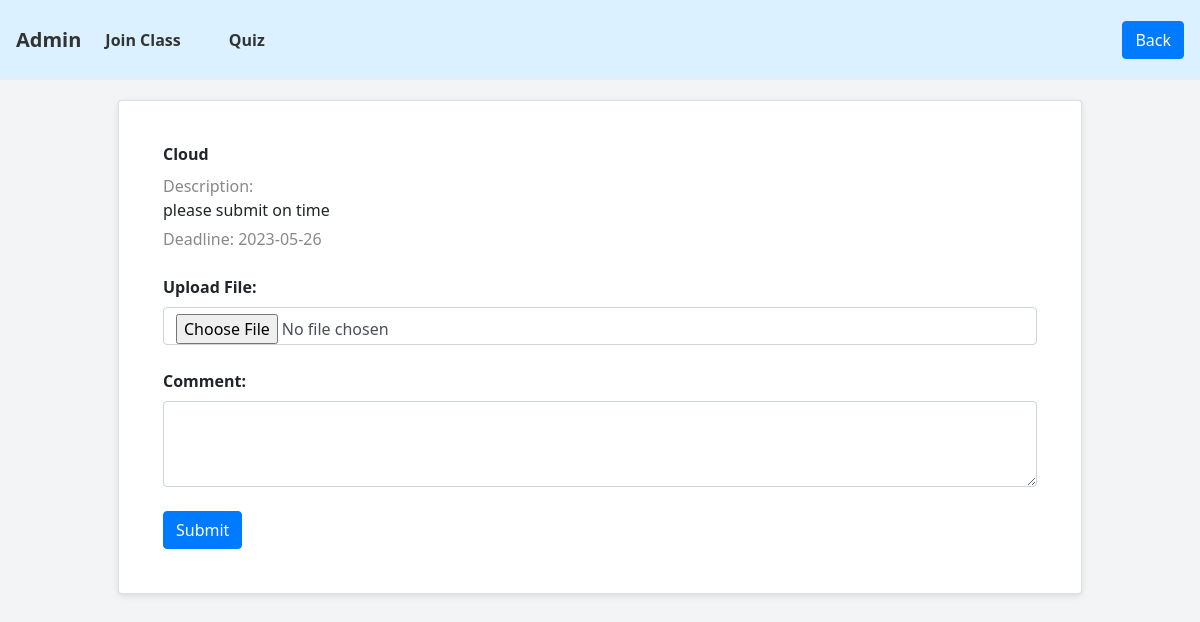
The app's page /student/assessment.php?course_id=1 (signed in), older data.
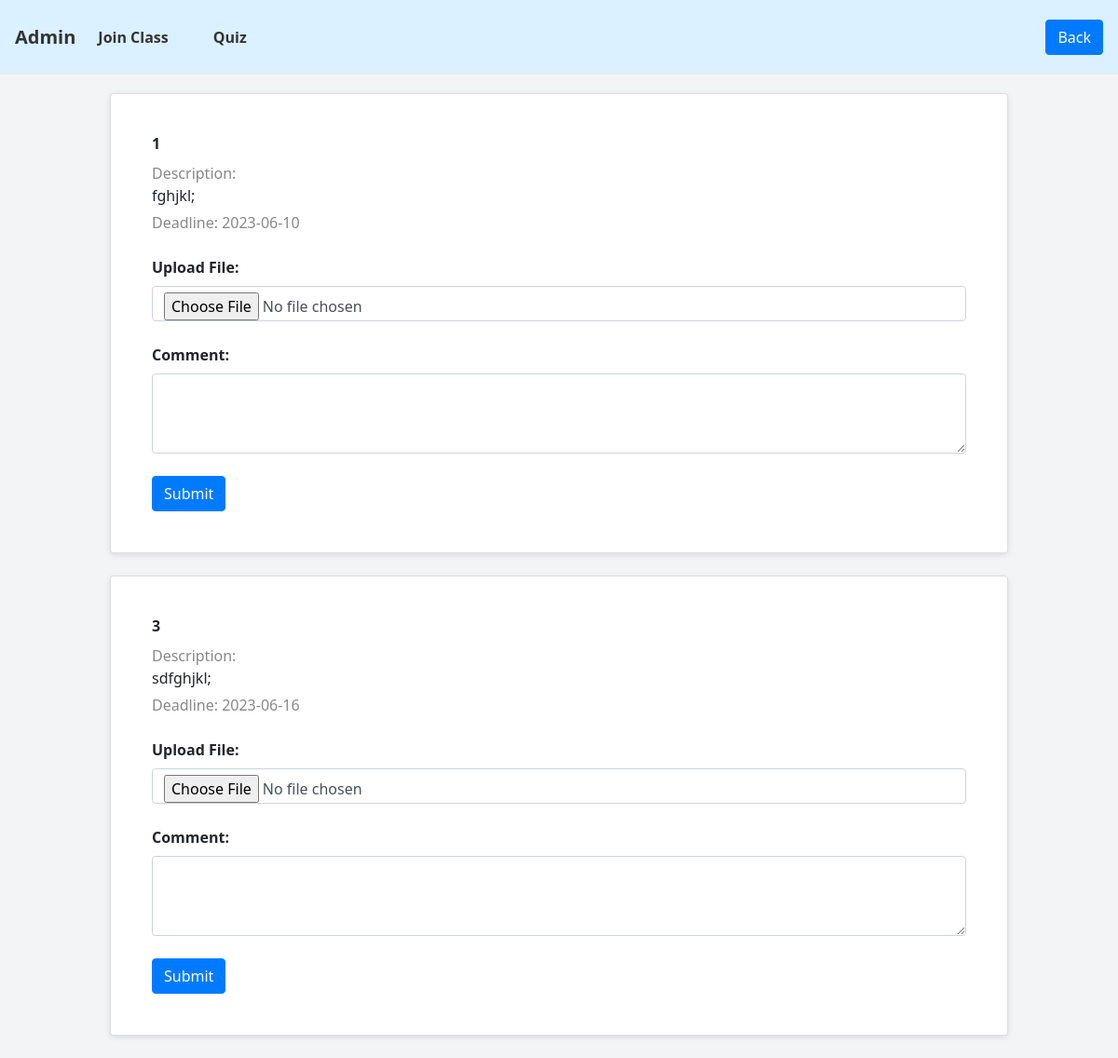
The same page, newer data.
### tables this page shows
CREATE TABLE `assesment` (
  `assesment_title` varchar(255) NOT NULL,
  `assesment_type` varchar(255) NOT NULL,
  `assesment_description` longtext NOT NULL,
  `due_date` date NOT NULL,
  `attachment_files` longblob NOT NULL,
  `course_id` int(255) NOT NULL,
  `assesment_id` int(255) NOT NULL
);

### student/assessment.php (the view, shortened to what this page needs)
<?php
include('../dbcon.php');
?>
<!DOCTYPE html>
<html>
<head>
<link href="https://cdnjs.cloudflare.com/ajax/libs/font-awesome/5.10.0/css/all.min.css" rel="stylesheet">
<link href="lib/owlcarousel/assets/owl.carousel.min.css" rel="stylesheet">
<link rel="stylesheet" href="https://stackpath.bootstrapcdn.com/bootstrap/4.5.0/css/bootstrap.min.css">
<link rel="stylesheet" href="../css/assessment_style.css">
<link href="https://cdn.jsdelivr.net/npm/tailwindcss@2.2.17/dist/tailwind.min.css" rel="stylesheet">
</head>
<body class="bg-gray-100">
<nav class="navbar navbar-expand-lg text font-semibold ">
    <a class="navbar-brand" href="#"><?php echo ucwords($_SESSION["user_name"]);?></a>
    <div class="collapse navbar-collapse" id="navbarNav">
      <ul class="navbar-nav">
        <li class="nav-item">
          <a class="nav-link"  href="#">Join Class</a>
        </li>
        <li class="nav-item mx-8">
        <a class="nav-link" target="_blank" href="./quiz.php?php echo $_POST['course_id']; ?>">Quiz</a>
      </li>
      </ul>
    </div>
    <a class="btn btn-primary" href="./enrolled_courses.php">Back</a>
</nav>
<div class="container mx-auto">
  <div class="container-fluid assessment">
    <?php
    $course_id = isset($_GET['course_id']) ? $_GET['course_id'] : '';
    $assessmentQuery = "SELECT * FROM assesment WHERE course_id = '$course_id'";
    $assessmentResult = mysqli_query($con, $assessmentQuery);
    if (mysqli_num_rows($assessmentResult) > 0) {
      while ($assessmentRow = mysqli_fetch_assoc($assessmentResult)) {
        $assesment_id = $assessmentRow['assesment_id'];
        $assesment_title = $assessmentRow['assesment_title'];
        $assesment_description = $assessmentRow['assesment_description'];
        $due_date = $assessmentRow['due_date'];
        echo '<div class="assessment-card card p-4 mb-4">';
        echo '<div class="card-body">';
        echo "<h4 class='card-title'>" . $assesment_title . "</h4>";
        echo "<p class='card-subtitle'>Description: " . $assesment_description . "</p>";
        echo "<p class='card-subtitle'>Deadline: " . $due_date . "</p>";
        $submissionQuery = "SELECT * FROM submissions WHERE user_id = '" . $_SESSION['id'] . "' AND assesment_id = '" . $assesment_id . "'";
        $submissionResult = mysqli_query($con, $submissionQuery);
        if (mysqli_num_rows($submissionResult) > 0) {
          echo "<p>Submission Status: Submitted</p>";
        } else {
          echo '<div class="submission-form mt-4">';
          echo '<form action="submit_assessment.php" method="POST" enctype="multipart/form-data">';
          echo '<div class="form-group mb-4">';
          echo '<label for="file">Upload File:</label>';
          echo '<input type="file" class="form-control" id="file" name="file">';
          echo '</div>';
          echo '<div class="form-group mb-4">';
          echo '<label for="comment">Comment:</label>';
          echo '<textarea class="form-control" id="comment" name="comment" rows="3"></textarea>';
          echo '</div>';
          echo '<button type="submit" class="btn btn-primary" onclick="showAlert()">Submit</button>';
          echo '</form>';
          echo '</div>';
        }
        echo '</div>';
        echo '</div>';
      }
    } else {
      echo '<p class="no-assessment">No assessments available for this course.</p>';
    }
    ?>
  </div>
</div>
</body>
</html>

Row changes from the older to the newer data that the page shows:
removed assesment: assesment_title "Cloud", assesment_description "please submit on time", due_date "2023-05-26"
added assesment: assesment_title "1", assesment_description "fghjkl;", due_date "2023-06-10"
added assesment: assesment_title "3", assesment_description "sdfghjkl;", due_date "2023-06-16"
